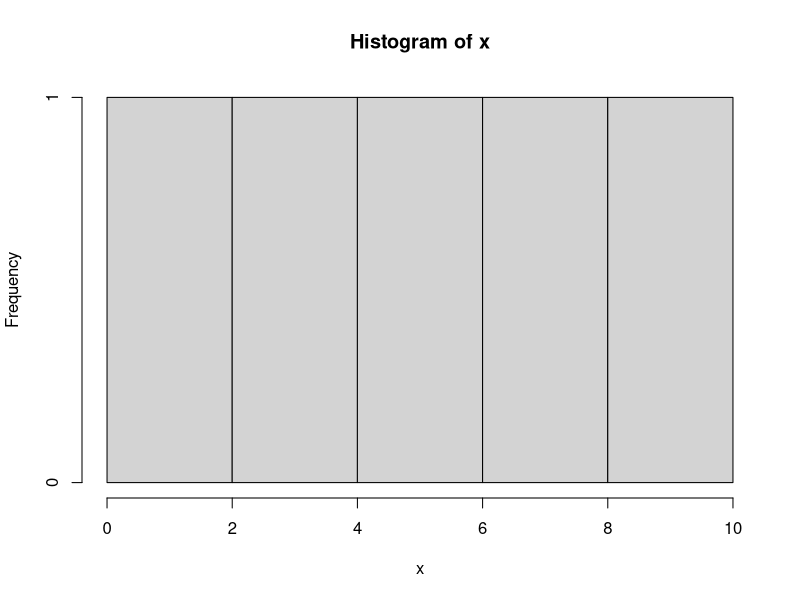

This figure's R source:
## ---- chunk 1
0.15 - 3*0.05
## ---- chunk 2
all.equal(0.15-3*0.05, 0)
## ---- chunk 3
x <- c(1, 3, 5, 7, 9)
x
is.vector(x)
## ---- chunk 4
y <- c(-1, -3, -5, 7, -9)
x+y
## ---- chunk 5
x + c(-1, -3)
## ---- chunk 6
x < 4
## ---- chunk 7
identical(x, -y)
## ---- chunk 8
all.equal(x, -y)
## ---- chunk 9
mean(x)
var(x)
sum(x)
sort(x)
hist(x)
## ---- chunk 10
x <- c(1, 2, 3, 4)
y <- array(x, dim = c(2, 2))
y
## ---- chunk 11
dim(y)
is.vector(y)
is.array(y)
typeof(y)
str(y)
which(y >= 3)
rowSums(y)
## ---- chunk 12
x <- matrix(c(4, 5, 6, 7), nrow = 2, byrow = TRUE)
x

x <- matrix(c(4, 5, 6, 7), nrow = 2, byrow = FALSE)
x

is.array(x)
is.matrix(x)

# transpose
t(x)

# determinant
det(x)

# diag
diag(x)

# matrix multiplication
y <- matrix(rep(5, 6), ncol = 3)
y

x %*% y

# must follow proper dimension
# y %*% x 

# there is no shape for the z which will matched the dimension of x automatically.
z <- c(7, 8)
x
x %*% z
z %*% x

rowMeans(x)

apply(x, 1, mean)

## ---- chunk 13
x
x[2, 1]
## ---- chunk 14
z <- list('abc', 10, FALSE)
z
is.character(z[[1]])

z[1]
z[[1]]

names(z) <- c('alpha', 'beta', 'gamma')
z$alpha

z$extra <- 1
z

z$extra <- NULL
z
## ---- chunk 15
colnames(x) <- c('v1', 'v2')
# cannot access the values 
# x$v1
## ---- chunk 16
x.dataframe <- data.frame(x, v3=c(TRUE, FALSE))
x.dataframe

x.dataframe$v1
x.dataframe[, 'v1']

colMeans(x.dataframe)

rbind(x.dataframe, list(v1=9, v2=8, v3=TRUE))

rbind(x.dataframe, c(9, 8, 1))
## ---- chunk 17
A <- matrix(c(3, 4, 5, 6), nrow=2)
b <- c(100, 50)

solve(A, b)

A %*% solve(A,b)

solve(A)

A %*% solve(A)
## ---- chunk 18
x
eigen(x)
class(eigen(x))
str(eigen(x))

x %*% eigen(x)$vectors[, 2]

eigen(x)[[1]][[2]]
